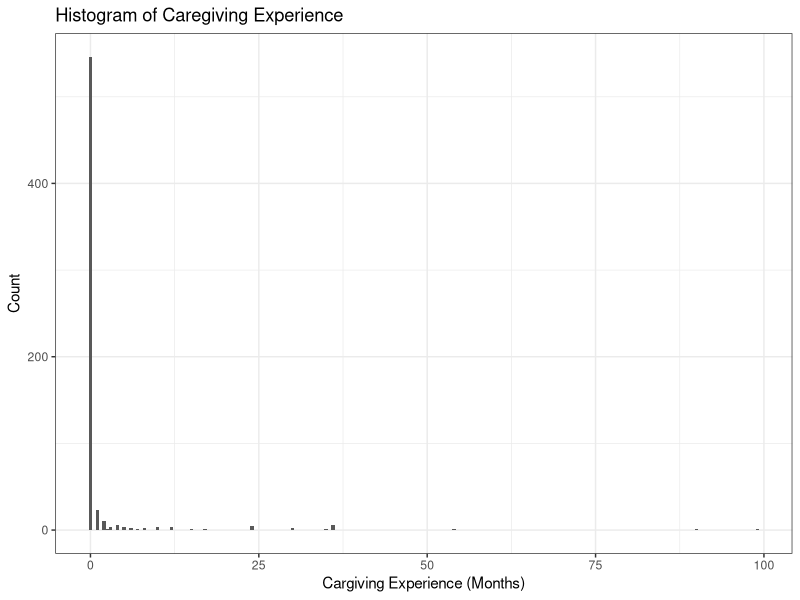
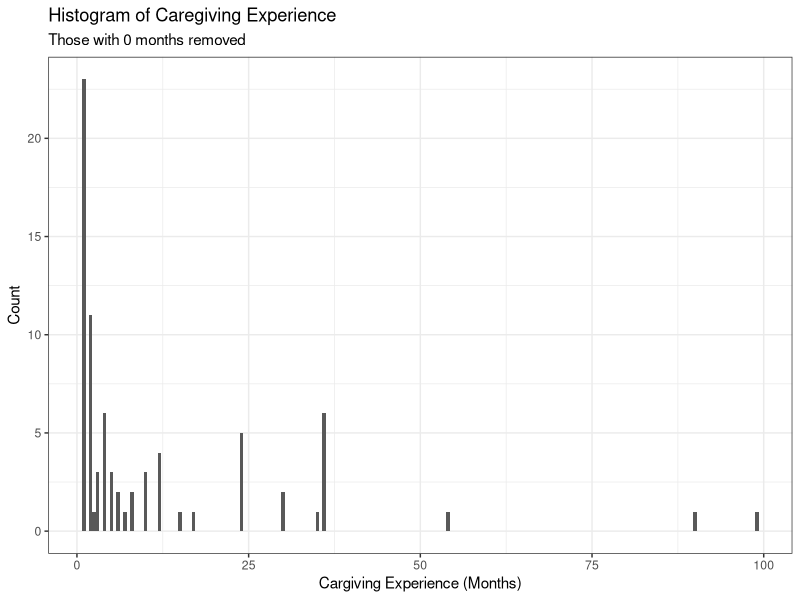
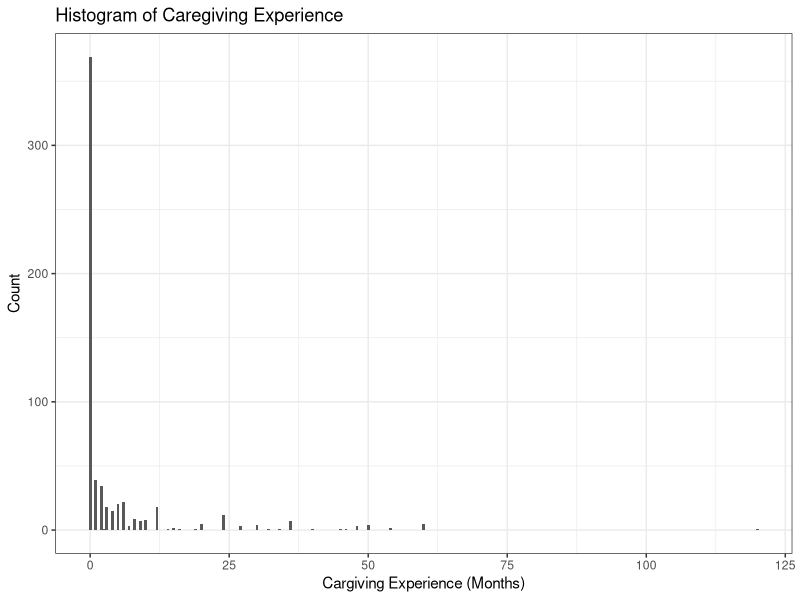
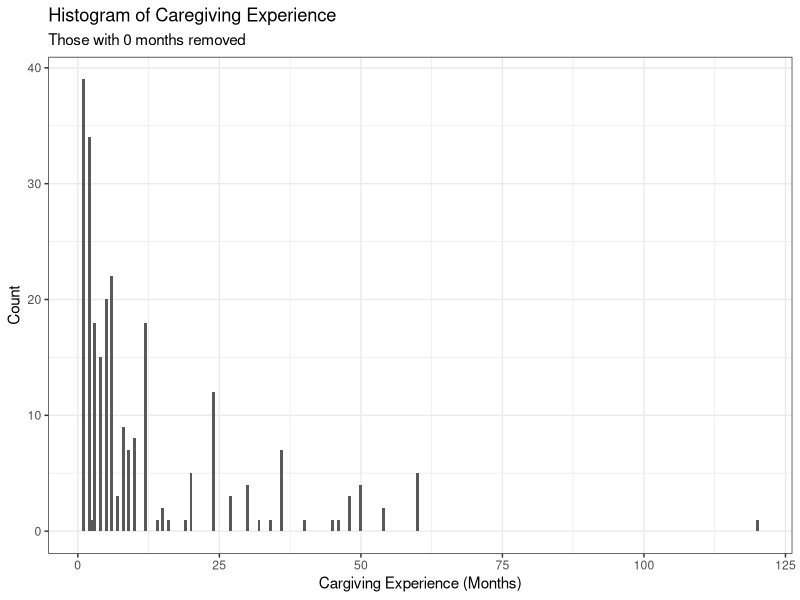

These charts were generated, in order, by the following R code: (Note: this script raises an error after producing the figures.)
## ---- chunk 1
# will need the private_metadata from the authors
library(plyr)
library(here)
library(tidyverse)

# read in the private metat data
d<-read.csv(here::here("private_metadata.csv"))

### same code as in pre-experiment to make unique IDs ###
# remove the - sign. It causes problems later
d$corpus<-revalue(d$corpus, c("Casillas-Yeli"="CasillasYeli"))
#add a column called with a unique id (the original child id pasted together with the corpus)
d <- d %>% mutate(unique_id = paste0(child_ID, corpus))
#get rid of data from the warlaumont corpus
d <- d %>% filter(corpus != c("Warlaumont"))
#make a new column with the language
d <- d %>% mutate(language = ifelse(corpus == "Seedlings",
                                    "English",
                                    "Non-English"))
#make a categorical age variable based on 07, 8-18, and 19-36 groupings
d <- d %>% mutate(age_groups = ifelse(age_mo_round <= 7,
                                      "0-7",
                                      ifelse(age_mo_round <= 18,
                                             "8-18",
                                             "19-36")))
#make grouping variable for age-language question
d <- d %>% mutate(age_language = paste0(age_groups, language))
#keep only canonical and non-canonical
d <- d %>% filter(Answer %in% c("Canonical", "Non-canonical"))
#### end copy of pre-experiment code #####

metadata<-d

##### TRIAL DATA #####
# get data before exclusions
library(here)
d <- read.csv(here::here("data","trial_data.csv"))
library(ggplot2)

# refactor the group so the order is correct in the graphs
d$stim_ageGroup<-factor(d$stim_ageGroup,levels = c("0-7","8-18","19-36"))

# attatch baby data to trial data
d$stim_age<-rep(0,nrow(d))
for(i in 1:nrow(d)){
  baby_data<-subset(metadata,metadata$clip_ID==d$clipID[i])
  d$stim_age[i]<-baby_data$age_mo_round # age in months
  d$age_error[i]<-min(c(abs(d$stim_age[i]-7.5),abs(d$stim_age[i]-18.5))) #absolute difference between age and closest cut off
}
## ---- chunk 2
sum_data <- read.csv(here::here("data","summarized_data.csv"))

ggplot(sum_data, aes(caregiver))+
  geom_histogram(binwidth = .5)+
  xlab("Cargiving Experience (Months)")+
  ylab("Count")+
  labs(title = "Histogram of Caregiving Experience")+
  theme_bw()

ggplot(subset(sum_data,sum_data$caregiver>0), aes(caregiver))+
  geom_histogram(binwidth = .5)+
  xlab("Cargiving Experience (Months)")+
  ylab("Count")+
  labs(title = "Histogram of Caregiving Experience",subtitle = "Those with 0 months removed")+
  theme_bw()

ggplot(sum_data, aes(childcare))+
  geom_histogram(binwidth = .5)+
  xlab("Cargiving Experience (Months)")+
  ylab("Count")+
  labs(title = "Histogram of Caregiving Experience")+
  theme_bw()

ggplot(subset(sum_data,sum_data$childcare>0), aes(childcare))+
  geom_histogram(binwidth = .5)+
  xlab("Cargiving Experience (Months)")+
  ylab("Count")+
  labs(title = "Histogram of Caregiving Experience",subtitle = "Those with 0 months removed")+
  theme_bw()
## ---- chunk 3
library(lme4)
# tested every level of the categorical split and found no significance (alpha = 0.01). Lowest p = 0.03
save<-rep(0,3*100)
for(i in 1:100){
  X<-i
  # define any experience as more than X
  d$anyExp<-(d$childcare>X | d$caregiver>X)
  # sex any experience categorical model instead of continuous variable
  model_AnyExp<- glmer(correct~1+anyExp+(1|subject_ID),
                     data = subset(d,
                                   d$gender%in%c("Male","Female") & d$phase=="Sex"),
                     family = binomial(link=logit))
  sum<-summary(model_AnyExp)
  #sum
  save[((i-1)*3)+1]<-sum$coefficients[2,4]
  # language any experience categorical model instead of continuous variable
  model_AnyExp<- glmer(correct~1+anyExp+(1|subject_ID),
                     data = subset(d,
                                   d$gender%in%c("Male","Female") & d$phase=="Language"),
                     family = binomial(link=logit))
  sum<-summary(model_AnyExp)
  save[((i-1)*3)+2]<-sum$coefficients[2,4]
  #sum
  # age any experience categorical model instead of continuous variable
  model_AnyExp<- glmer(correct~1+anyExp+(1|subject_ID),
                     data = subset(d,
                                   d$gender%in%c("Male","Female") & d$phase=="Age"),
                     family = binomial(link=logit))
  sum<-summary(model_AnyExp)
  save[((i-1)*3)+3]<-sum$coefficients[2,4]
  #print(sum)
}
res<-matrix(save,ncol = 3,byrow = T)
colnames(res)<-c("Sex","Language","Age")
library(knitr)
kable(res, caption = "P-values of the 'any experience' variable for each level of categorical split")
## ---- chunk 4
save<-matrix(0,nrow = 99,ncol = 4)
for(i in 0:98){
  X<-i
  sum_data$anyExp<-(sum_data$childcare>X | sum_data$caregiver>X)
  t<-t.test(p_cor_sex~anyExp,data = sum_data)
  save[i+1,2]<-t$p.value
  t<-t.test(p_cor_lang~anyExp,data = sum_data)
  save[i+1,3]<-t$p.value
  t<-t.test(p_cor_age~anyExp,data = sum_data)
  save[i+1,4]<-t$p.value
}
save[,1]<-0:98
colnames(save)<-c("Split at","Sex","Language","Age")
kable(save, caption = "P-values of the t-test comparing accuracy for each level of categorical split")
